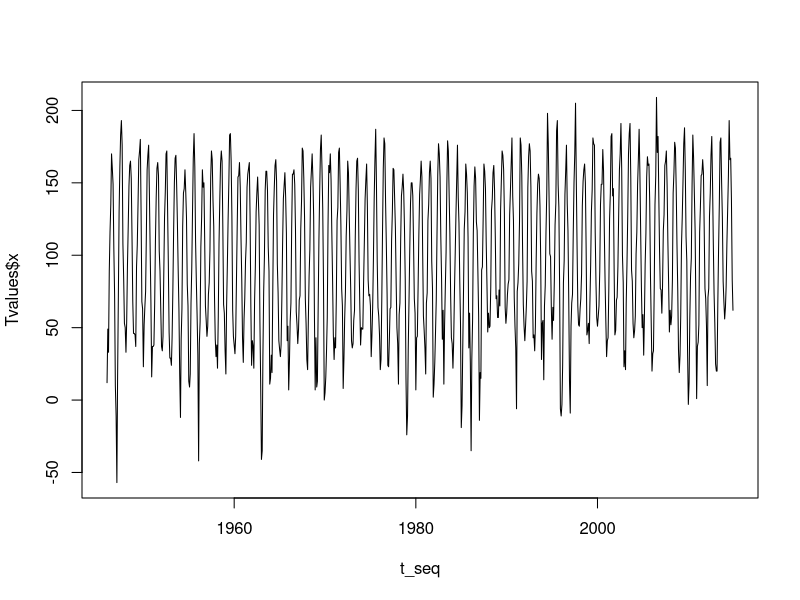
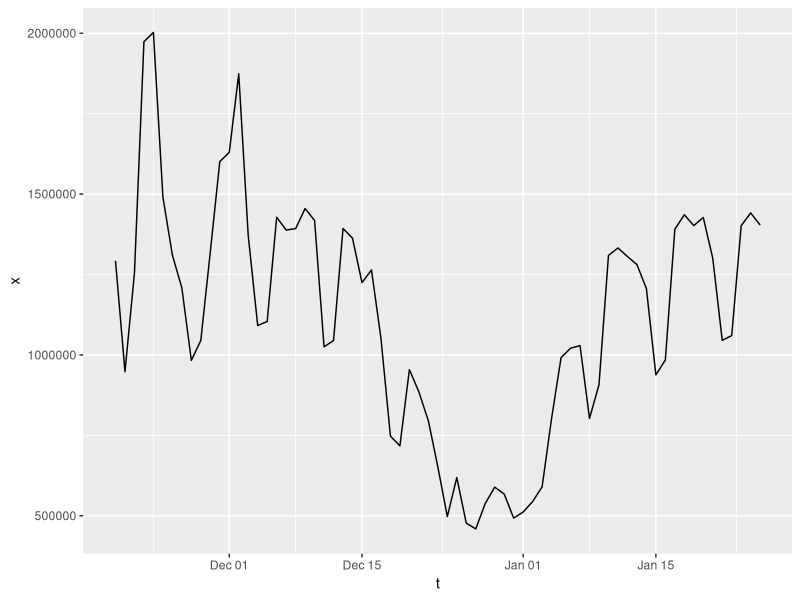
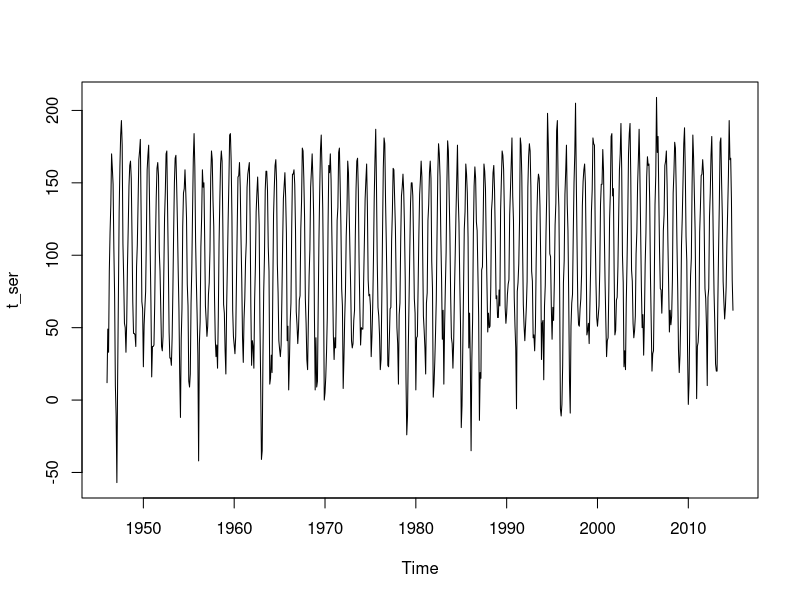
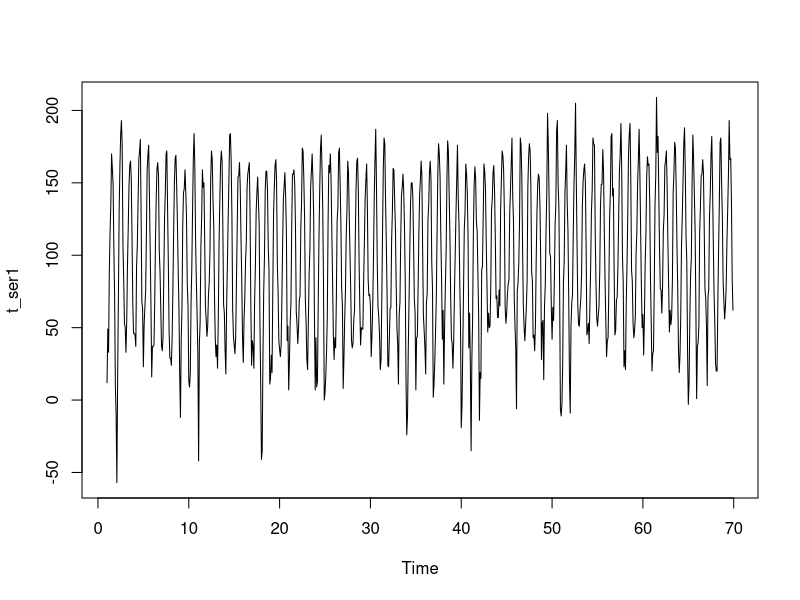
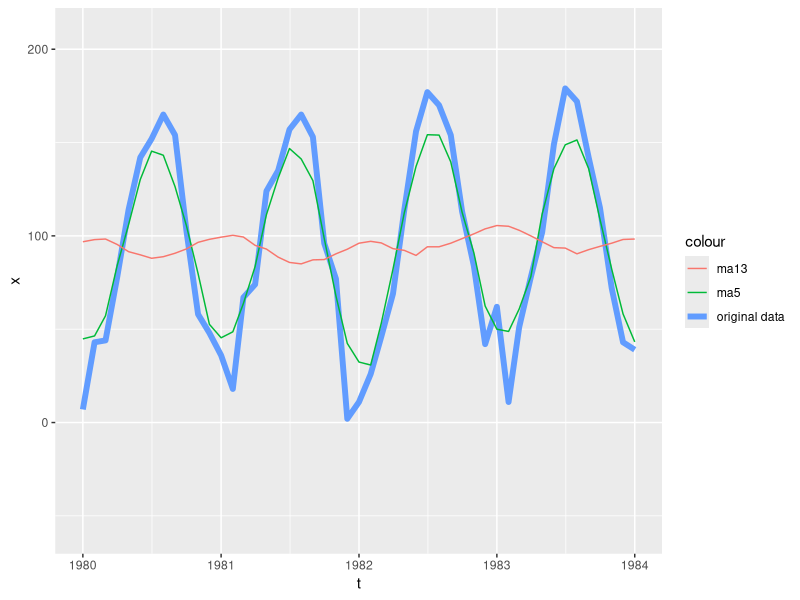
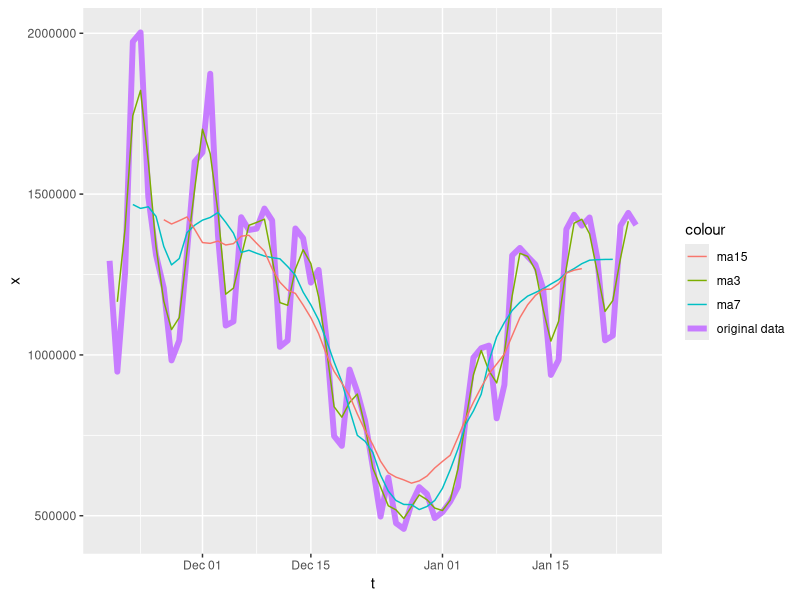
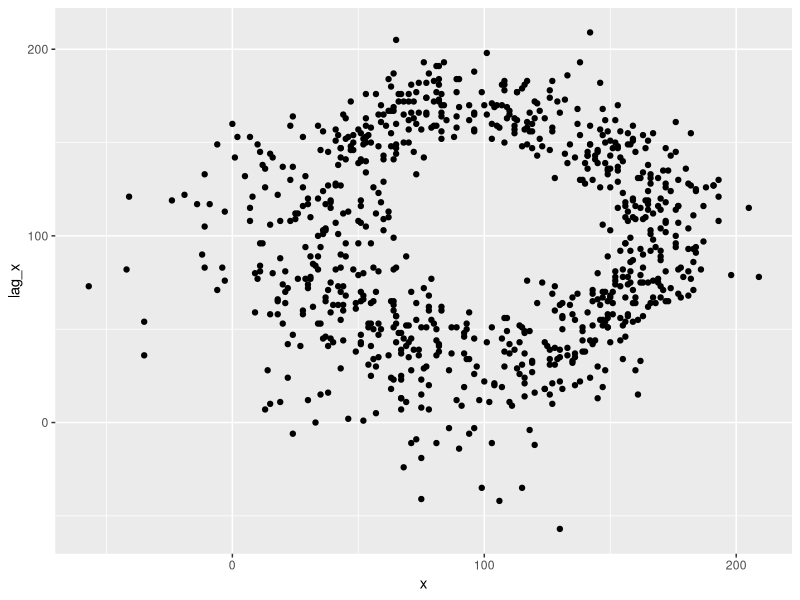
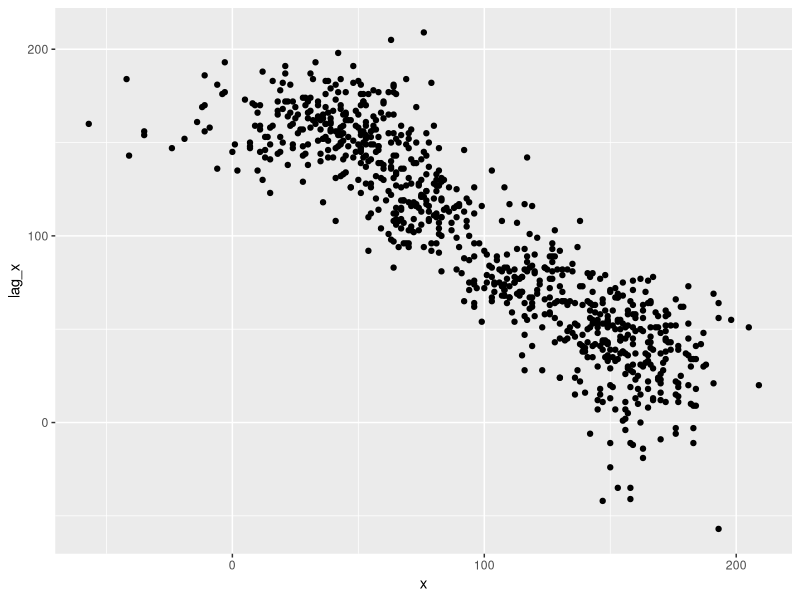

Source code (R) for these figures, in order:
## ---- chunk 1
library(ggplot2)
library(dplyr)
library(forecast)
## ---- chunk 2
Tvalues = read.csv("./data/Pr_20May1.csv")
#Tvalues = Tvalues$x 

Tvalues$t = seq(from = as.Date("1946-01-01"), to = as.Date("2014-12-01"), by = "1 month")

# TODO remove this?
t_seq = seq(from = as.Date("1946-01-01"), to = as.Date("2014-12-01"), by = "1 month")

plot(t_seq, Tvalues$x, type = "l")
## ---- chunk 3
series2 = read.csv("./data/Practical7_time_series.txt")
series2$t = seq(from = as.Date("2004-11-19"), to = as.Date("2005-01-26"), by = "1 day")

ggplot(series2, aes(x=t, y=x)) + geom_line()
## ---- chunk 4
t_ser <- ts(Tvalues$x, start = c(1946, 1), freq = 12)
plot(t_ser)
## ---- chunk 5
t_ser1 <- ts(Tvalues$x, freq = 12)
plot(t_ser1)
## ---- chunk 6
library(forecast)
## ---- chunk 7
ma5 = ma(Tvalues$x, order = 5)
ma13 = ma(Tvalues$x, order = 13)
## ---- chunk 8
Tvalues_with_ma = Tvalues %>% 
  mutate(ma5 = ma(x, order = 5), 
         ma13 = ma(x, order = 13))

#plot(t_seq[1:60], Tvalues[1:60], type = "l")
#lines(t_seq[1:60], ma5[1:60], col = "red")
#lines(t_seq[1:60], ma13[1:60], col = "green")

ggplot(Tvalues_with_ma, aes(x=t)) + 
  geom_line(aes(y=x, color="original data"), size=2) + 
  geom_line(aes(y=ma5, color="ma5")) + 
  geom_line(aes(y=ma13, color="ma13")) + 
  xlim(c(as.Date("1980-01-01"), 
         as.Date("1984-01-01"))) # Just show data from 1980-1984, otherwise the plot is too cluttered

## ---- chunk 9
series2_with_ma = series2 %>% 
  mutate(ma3 = ma(x, order = 3), 
         ma7 = ma(x, order = 7), 
         ma15 = ma(x, order = 15))

ggplot(series2_with_ma, aes(x=t)) + 
  geom_line(aes(y=x, color="original data"), size=2) + 
  geom_line(aes(y=ma3, color="ma3")) +
  geom_line(aes(y=ma7, color="ma7")) + 
  geom_line(aes(y=ma15, color="ma15"))
  
## ---- chunk 10
a = c(1:10)
print(a)
lag(a, 3)
## ---- chunk 11
Tvalues_lag3 = Tvalues %>% mutate(lag_x = lag(x, 3))
## ---- chunk 12
head(Tvalues_lag3)
## ---- chunk 13
ggplot(data = Tvalues %>% mutate(lag_x = lag(x, 3)), 
       aes(x=x, y=lag_x)) + 
  geom_point()

# data shifted 6 months
ggplot(data = Tvalues %>% mutate(lag_x = lag(x, 6)), 
       aes(x=x, y=lag_x)) + 
  geom_point()

# data shifted 10 months
ggplot(data = Tvalues %>% mutate(lag_x = lag(x, 10)), 
       aes(x=x, y=lag_x)) + 
  geom_point()

# data shifted 12 months
ggplot(data = Tvalues %>% mutate(lag_x = lag(x, 12)), 
       aes(x=x, y=lag_x)) + 
  geom_point()
## ---- chunk 14
ggplot(data = series2 %>% mutate(lag_x = lag(x, 10)), 
       aes(x = x, y = lag_x)) + 
  geom_point()
## ---- chunk 15
Tvalues = read.csv("./data/Pr_20May1.csv")
acf_T = acf(Tvalues,type = "correlation", lag.max = 64)
acf_10 = acf_T$acf[10]
## ---- chunk 16
series2 = read.csv("./data/Practical7_time_series.txt")
acf.ser2<- acf(series2, type = "correlation", lag.max = 30)
## ---- chunk 17
output = decompose(t_ser1)
plot(output)
## ---- chunk 18
t_des <- t_ser1 - output$seasonal
plot(t_des)
acf_des <- acf(as.vector(t_des), type = "correlation", lag.max = 64)
## ---- chunk 19
t_ser_random <- ts(runif(20*12), freq = 12)
output = decompose(t_ser_random)
plot(output)
## ---- chunk 20
df1 = data.frame(random = output$random, 
                 seasonal = output$seasonal, 
                 trend = output$trend, 
                 observed = as.numeric(t_ser_random))

ggplot() + geom_density(data=df1, aes(x=random, fill="random"), alpha=0.5) + 
  geom_density(data=df1, aes(x=seasonal, fill="seasonal"), alpha=0.5) + 
  geom_density(data=df1, aes(x=trend, fill="trend"), alpha=0.5) + 
  geom_density(data=df1, aes(x=observed, fill="observed"), alpha=0.5) + xlab("value")
## ---- chunk 21
range(output$random, na.rm=TRUE)
range(output$seasonal, na.rm=TRUE)
## ---- chunk 22
series2.1 <- ts(series2$x, frequency = 7)
dec2 <-decompose(series2.1, type = "additive")
plot(dec2)
## ---- chunk 23
output1 = stl(t_ser1, s.window = 15, t.window = 12*15+1)
plot(output1)
## ---- chunk 24
t_rem <- output1$time.series[,"remainder"]
acf_rem <-acf(as.vector(t_rem), type = "correlation", lag.max = 64)
## ---- chunk 25
dec2.1 <- stl(series2.1, s.window = 9, t.window = 13)
plot(dec2.1)
## ---- chunk 26
series2.1.des <-series2$x - dec2.1$time.series[,"trend"]
plot(series2.1.des)
## ---- chunk 27
acf(series2.1.des,type = "correlation", lag.max = 30)
## ---- chunk 28
acf(na.omit(dec2.1$time.series[,"remainder"]), type = "correlation", lag.max = 30)
